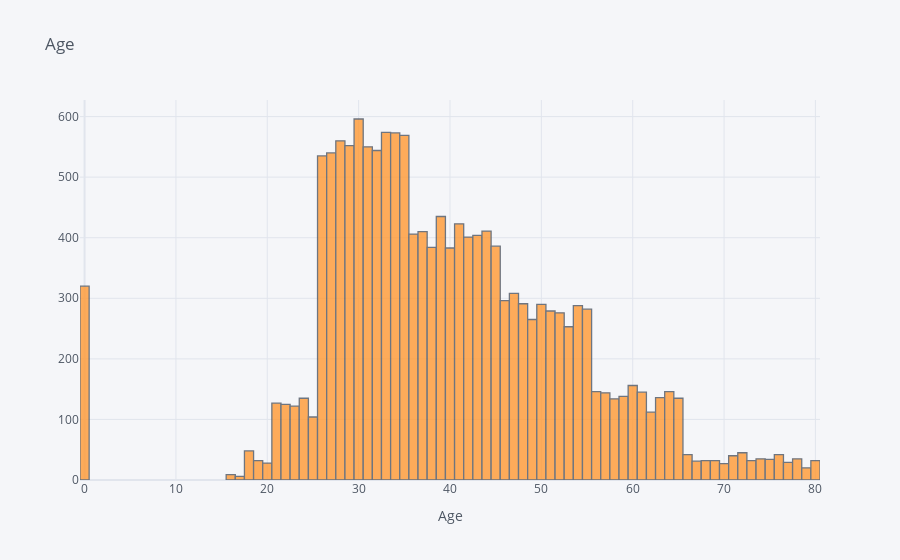

Here is the notebook cell this chart was saved with:
### Code cell
for c in numeric_cols:
    data[c].iplot(kind='hist',title=c,xTitle=c)
    plt.show()

### Figure 1 — Plotly figure (JSON) as saved in the notebook; plotly's stock layout.template omitted (floating-point values rounded to 4 significant figures; data arrays with more than 128 entries replaced by an {"elided": "..."} marker saying what was removed)
{"data": [{"histfunc": "count", "histnorm": "", "marker": {"color": "rgba(255, 153, 51, 1.0)", "line": {"color": "#4D5663", "width": 1.3}}, "name": "Age", "opacity": 0.8, "orientation": "v", "type": "histogram", "x": {"elided": "15420 int values"}}], "layout": {"barmode": "overlay", "legend": {"bgcolor": "#F5F6F9", "font": {"color": "#4D5663"}}, "paper_bgcolor": "#F5F6F9", "plot_bgcolor": "#F5F6F9", "title": {"font": {"color": "#4D5663"}, "text": "Age"}, "xaxis": {"gridcolor": "#E1E5ED", "showgrid": true, "tickfont": {"color": "#4D5663"}, "title": {"font": {"color": "#4D5663"}, "text": "Age"}, "zerolinecolor": "#E1E5ED"}, "yaxis": {"gridcolor": "#E1E5ED", "showgrid": true, "tickfont": {"color": "#4D5663"}, "title": {"font": {"color": "#4D5663"}, "text": ""}, "zerolinecolor": "#E1E5ED"}}}
